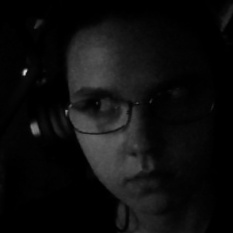
#> input picture dataSet/face-1.1.jpg, 233 x 233 px; its folder holds 4 pictures in this run
$ python face_training.py
#> lines starting #> are read from the running program, lines starting #| are printed output that depends on the picture
### data.py
import cv2
import os
import psycopg2
from psycopg2 import sql
import tempfile

DB_CONFIG = {
    'dbname': 'mydatabase',
    'user': 'myuser',
    'password': '123456789',
    'host': '192.168.192.106',
    'port': '5432'
}

def get_db_connection():
    try:
        return psycopg2.connect(**DB_CONFIG)
    except Exception as e:
        print(f"Ошибка подключения к базе данных: {e}")
        exit()

### face_training.py
import cv2
import os
import numpy as np
from PIL import Image
import psycopg2
from psycopg2 import sql
import tempfile
import data
from pathlib import Path

def save_face_model(user_id, model):
    temp_filename = os.path.join(tempfile.gettempdir(), f"face_model_{user_id}_{os.getpid()}.yml")

    try:
        model.save(temp_filename)
        with open(temp_filename, 'rb') as f:
            model_data = f.read()
        conn = data.get_db_connection()
        try:
            with conn.cursor() as cur:
                cur.execute(
                    "UPDATE users SET model_data = %s WHERE user_id = %s;",
                    (psycopg2.Binary(model_data), user_id)
                )
            conn.commit()
            print(f"Модель лица для пользователя {user_id} сохранена в базу данных")
        except Exception as e:
            print(f"Ошибка при сохранении модели: {e}")
        finally:
            conn.close()
    finally:
        if os.path.exists(temp_filename):
            try:
                os.unlink(temp_filename)
            except Exception as e:
                print(f"Не удалось удалить временный файл: {e}")

path = os.path.dirname(os.path.abspath(__file__))
recognizer = cv2.face.LBPHFaceRecognizer_create()
face_cascade = cv2.CascadeClassifier(cv2.data.haarcascades + "haarcascade_frontalface_default.xml")

data_path = Path(path) / 'dataSet'

image_paths = [os.path.join(data_path, f) for f in os.listdir(data_path) if f.endswith('.jpg')]
images = []
labels = []
for image_path in image_paths:
    try:
        image_pil = Image.open(image_path).convert('L')
#> image_pil is the input picture: PIL image 233x233 L; min 0, max 214, mean 13.5
        image = np.array(image_pil, 'uint8')
        user_id = int(os.path.split(image_path)[1].split(".")[0].replace("face-", ""))
        faces = face_cascade.detectMultiScale(image)
#> faces = [[54, 60, 101, 101]]
        for (x, y, w, h) in faces:
            images.append(image[y: y + h, x: x + w])
            labels.append(user_id)
            cv2.imshow("Обучение модели...", image[y: y + h, x: x + w])
            cv2.waitKey(50)
#> this loop made 1 pass
#> pass 1, `cv2.imshow("Обучение модели...", image[y: y + h, x: x + w])`:
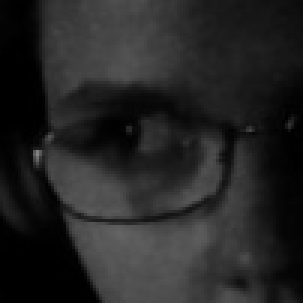
#> window 'Обучение модели...': shape (101, 101) (shown 3 times larger); min 0, max 130, mean 36.9
#> after the loop, images = 1 item; labels = [1]
    except Exception as e:
        print(f"Ошибка обработки {image_path}: {e}")
#> pass 2 of the loop `for image_path in image_paths:`:
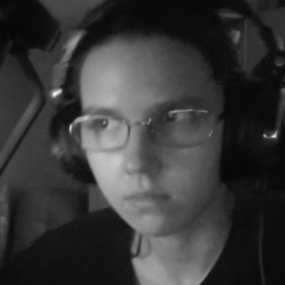
#> input picture dataSet/face-1.11.jpg, 285 x 285 px
#> image_pil is the input picture: PIL image 285x285 L; min 6, max 245, mean 56.3
#> faces = [[54, 52, 179, 179]]
#> the loop `for (x, y, w, h) in faces:` made 1 pass
#> pass 1, `cv2.imshow("Обучение модели...", image[y: y + h, x: x + w])`:
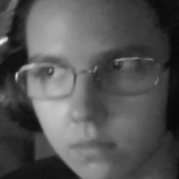
#> window 'Обучение модели...': shape (179, 179); min 7, max 245, mean 84.5
#> after the loop `for (x, y, w, h) in faces:`: images = 2 items; labels = [1, 1]
#> pass 3 of the loop `for image_path in image_paths:`:
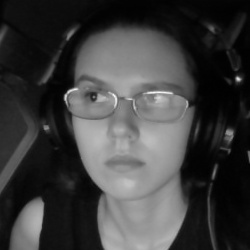
#> input picture dataSet/face-1.19.jpg, 250 x 250 px
#> image_pil is the input picture: PIL image 250x250 L; min 0, max 247, mean 62.3
#> faces = [[51, 50, 148, 148]]
#> the loop `for (x, y, w, h) in faces:` made 1 pass
#> pass 1, `cv2.imshow("Обучение модели...", image[y: y + h, x: x + w])`:
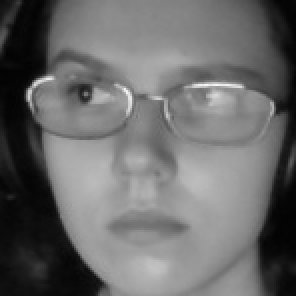
#> window 'Обучение модели...': shape (148, 148) (shown 2 times larger); min 2, max 247, mean 105.8
#> after the loop `for (x, y, w, h) in faces:`: images = 3 items; labels = [1, 1, 1]
#> the loop made 4 passes; the first 3 are shown

if not images:
    print("Нет изображений для обучения!")

unique_user_ids = list(set(labels))
for user_id in unique_user_ids:
    user_images = [img for img, lbl in zip(images, labels) if lbl == user_id]
    user_labels = [lbl for lbl in labels if lbl == user_id]
    user_recognizer = cv2.face.LBPHFaceRecognizer_create()
    user_recognizer.train(user_images, np.array(user_labels))
#> (the run stopped early here; a loop or call above may not have finished)
